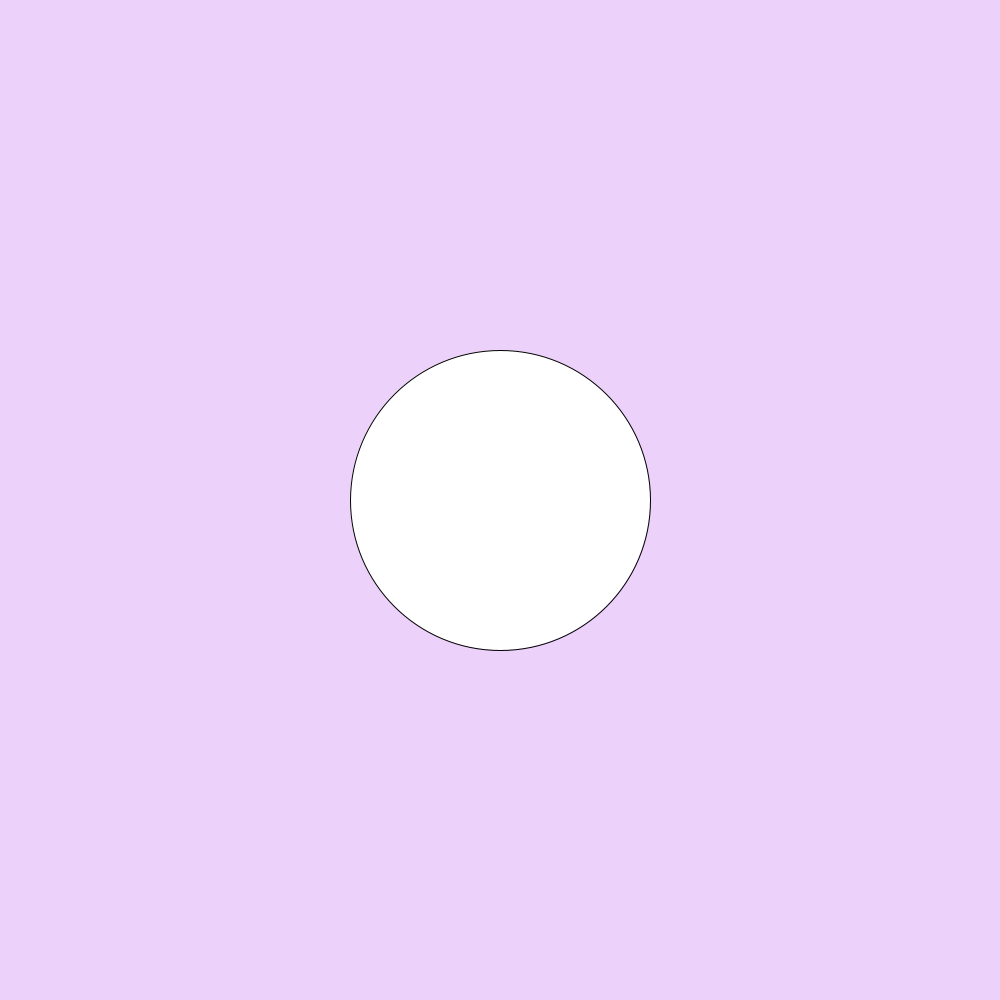
Frame 1 (no input)
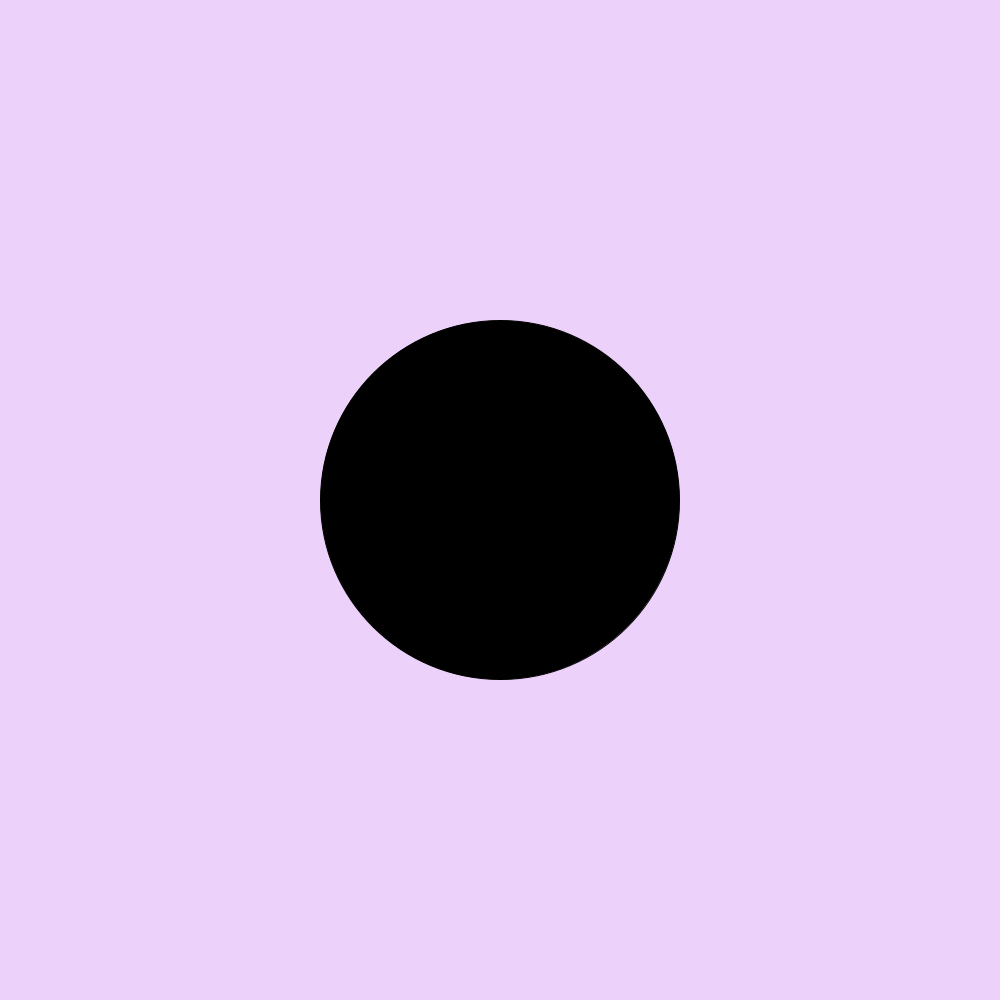
Frame 60 (the mouse pressed at the canvas centre just before this capture)
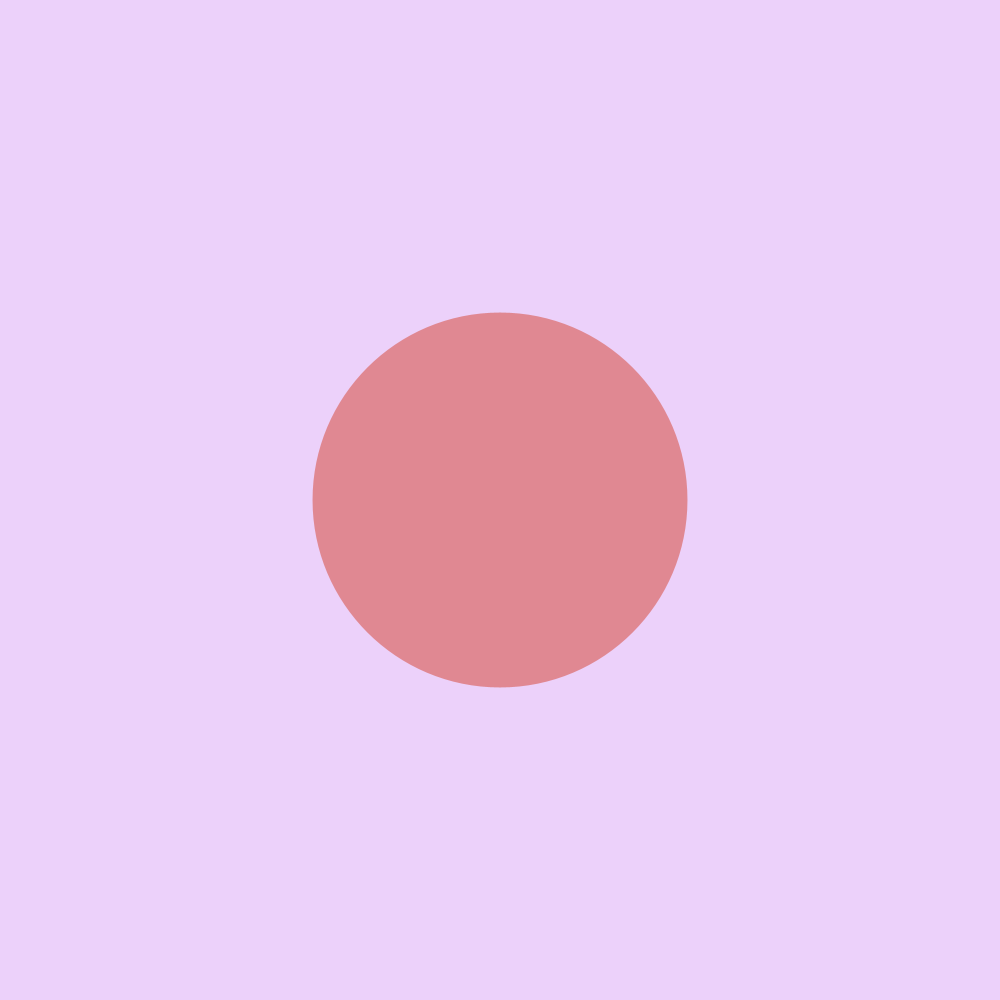
Frame 120 (the mouse held since frame 60 and released just before this capture)

The Processing sketch that drew these frames (run headless with seeded random() and noise(); from frame 60 on, the mouse is pressed at the canvas centre):

// Processing sketch: growShrinkCircle
// ── growShrinkCircle.pde
int x2 = 500;
int y2 = 500;
int size = 300;


void setup() {
  size(1000, 1000);
  background(236, 209, 250);
 
}

void draw() {
   
  background(236, 209, 250);

  
  ellipse(500, 500, size, size);



  float d = dist(x2, y2, mouseX, mouseY);

  if (d>size/2) {//radius

  fill(0);
    size++;
  } else if (d<size) {
    fill(255);
    size--;
    
  }
  if( mousePressed == true){ //trying the extra credit
     noStroke();
     frameRate(1000); //once the mouse is pressed, the circle grows / shrinks faster
    fill(224,136,146);
    float myRandomNum = random(0,400); // inspired by the random circle generator 
    ellipse(500, 500, myRandomNum, myRandomNum); // I wanted the ellipses to be in the center only but changing between sizes
    fill( random(0,255), random(0,255), random(0,255), random(0,255)); // The colors will be changing colors randomly when the mouse is pressed
    
 
 }else if (keyPressed == true){ // this is what would happen if you instead pressed the key
   noStroke(); 
   frameRate(500); // I was trying to see if the growing and shrinking of the ellipse would be effected if the key is pressed into making it slower
   fill(50,125,170,500); // it simply changes the ellipse's color  
   
 }
   
  

  
  
}
